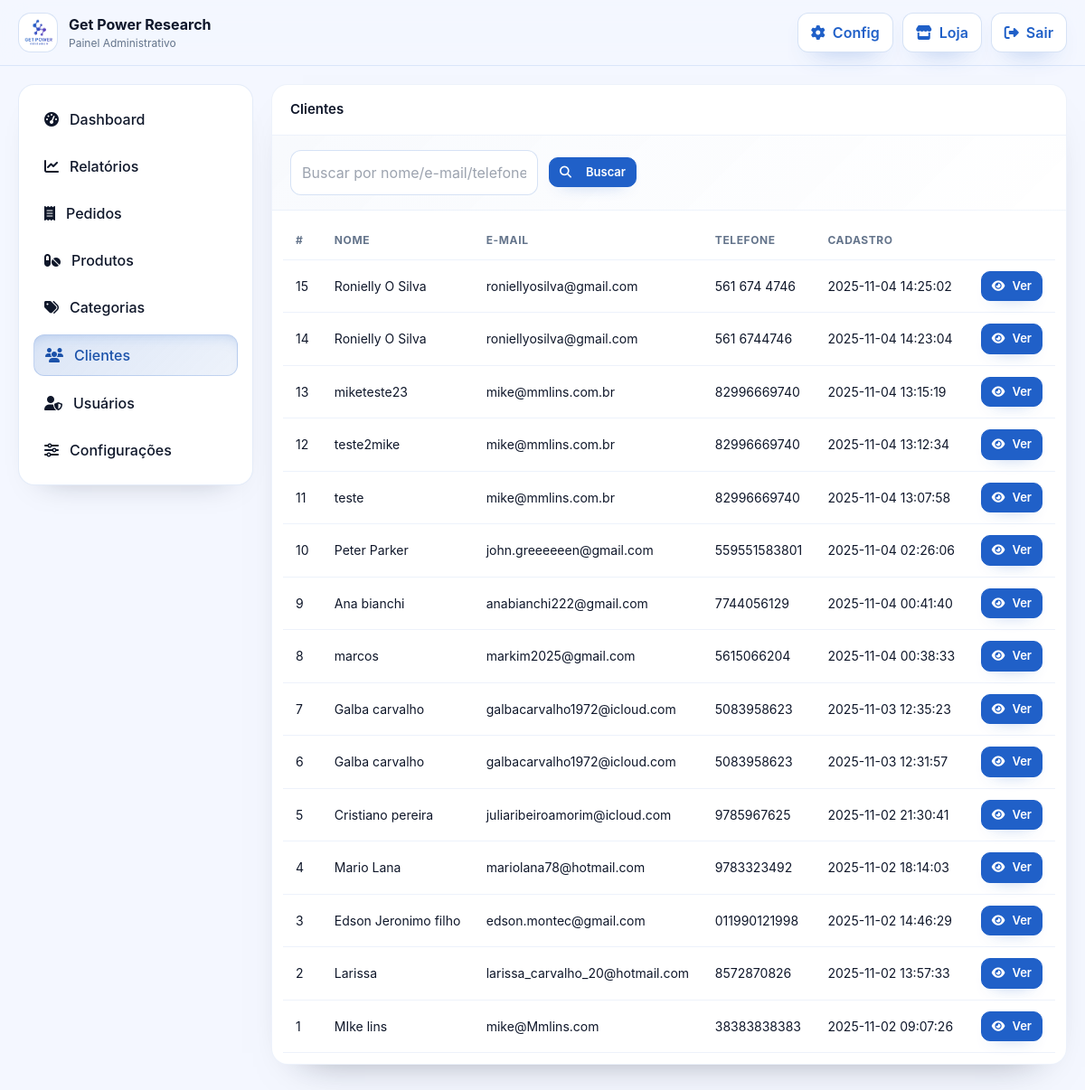
The app's page /customers.php (signed in) with its own data.
### tables this page shows
CREATE TABLE `settings` (
  `id` int(10) UNSIGNED NOT NULL,
  `skey` varchar(191) NOT NULL,
  `svalue` longtext NOT NULL,
  `updated_at` timestamp NOT NULL DEFAULT current_timestamp() ON UPDATE current_timestamp()
);

CREATE TABLE `customers` (
  `id` int(11) NOT NULL,
  `name` varchar(190) DEFAULT NULL,
  `email` varchar(190) DEFAULT NULL,
  `phone` varchar(60) DEFAULT NULL,
  `address` varchar(255) DEFAULT NULL,
  `city` varchar(100) DEFAULT NULL,
  `state` varchar(50) DEFAULT NULL,
  `zipcode` varchar(20) DEFAULT NULL,
  `country` varchar(50) DEFAULT 'BR',
  `created_at` timestamp NULL DEFAULT current_timestamp()
);

### bootstrap.php (called while the page is built, shortened)
<?php
if (!function_exists('cache_busted_url')) {
  function cache_busted_url(string $path): string {
    $trimmed = trim($path);
    $absolute = __DIR__ . '/' . ltrim($trimmed, '/');
    $version = is_file($absolute) ? filemtime($absolute) : time();
    $separator = strpos($trimmed, '?') !== false ? '&' : '?';
    return $trimmed . $separator . 'v=' . $version;
  }
}
if (!function_exists('asset_url')) {
  function asset_url($rel){
    $clean = ltrim((string)$rel, '/');
    if (function_exists('cache_busted_url')) {
      return cache_busted_url($clean);
    }
    $abs = __DIR__ . '/' . $clean;
    $v = is_file($abs) ? filemtime($abs) : time();
    $sep = (strpos($clean,'?')!==false) ? '&' : '?';
    return $clean . $sep . 'v=' . $v;
  }
}

### lib/utils.php (called while the page is built, shortened)
<?php
if (!function_exists('setting_get')) {
    function setting_get(string $key, $default = null) {
        try {
            $pdo = db();
            $stmt = $pdo->prepare('SELECT svalue FROM settings WHERE skey = ?');
            $stmt->execute([$key]);
            $value = $stmt->fetchColumn();
            return $value;
        } catch (Throwable $e) {
            return $default;
        }
    }
}
if (!function_exists('sanitize_html')) {
    function sanitize_html($html) {
        return htmlspecialchars((string)$html, ENT_QUOTES | ENT_HTML5, 'UTF-8');
    }
}
if (!function_exists('find_logo_path')) {
    function find_logo_path(): ?string {
        $cfgLogo = function_exists('setting_get') ? setting_get('store_logo_url') : null;
        if ($cfgLogo) {
            return ltrim((string)$cfgLogo, '/');
        }
        return null;
    }
}

### customers.php (the view, shortened to what this page needs)
<?php
require __DIR__.'/bootstrap.php';
require __DIR__.'/lib/utils.php';
require __DIR__.'/admin_layout.php';
$pdo = db();
admin_header('Clientes');
$q = trim((string)($_GET['q'] ?? ''));
$w=' WHERE 1=1 '; $p=[];
$st=$pdo->prepare("SELECT id,name,email,phone,created_at FROM customers $w ORDER BY id DESC LIMIT 200");
$st->execute($p);
echo '<div class="card"><div class="card-title">Clientes</div>';
echo '<div class="card-toolbar">';
echo '  <form class="search-form" method="get">';
echo '    <input class="input" name="q" value="'.sanitize_html($q).'" placeholder="Buscar por nome/e-mail/telefone">';
echo '    <button class="btn btn-primary btn-sm" type="submit"><i class="fa-solid fa-magnifying-glass mr-2"></i>Buscar</button>';
echo '  </form>';
echo '</div>';
echo '<div class="p-3 overflow-x-auto"><table class="table"><thead><tr><th>#</th><th>Nome</th><th>E-mail</th><th>Telefone</th><th>Cadastro</th><th></th></tr></thead><tbody>';
foreach($st as $c){
  echo '<tr>';
  echo '<td>'.(int)$c['id'].'</td>';
  echo '<td>'.sanitize_html($c['name']).'</td>';
  echo '<td>'.sanitize_html($c['email']).'</td>';
  echo '<td>'.sanitize_html($c['phone']).'</td>';
  echo '<td>'.sanitize_html($c['created_at'] ?? '').'</td>';
  echo '<td><div class="action-buttons"><a class="btn btn-alt btn-sm" href="customers.php?action=view&id='.(int)$c['id'].'"><i class="fa-solid fa-eye"></i> Ver</a></div></td>';
  echo '</tr>';
}
echo '</tbody></table></div></div>';
admin_footer();

### admin_layout.php (shortened to what this page needs)
<?php
function admin_header($title='Admin'){
  $store = setting_get('store_name', (cfg()['store']['name'] ?? 'Get Power Research'));
  $fullLogoPath = find_logo_path();
  $logoUrl = $fullLogoPath ? '/' . ltrim($fullLogoPath, '/') : null;
  echo '<!doctype html><html lang="pt-br"><head><meta charset="utf-8">';
  echo '<script src="https://cdn.tailwindcss.com"></script>';
  echo '<link rel="stylesheet" href="https://cdnjs.cloudflare.com/ajax/libs/font-awesome/6.5.0/css/all.min.css">';
  $css = function_exists('asset_url') ? asset_url('assets/admin.css') : 'assets/admin.css';
  echo '<link rel="stylesheet" href="'.$css.'">';
  echo '</head><body>';
  echo '<header class="admin-top"><div class="wrap">';
  $logoHtml = $logoUrl
    ? '<div class="logo img"><img src="'.sanitize_html($logoUrl).'" alt="Logo" class="logo-img"></div>'
    : '<div class="logo icon"><i class="fa-solid fa-capsules"></i></div>';
  echo '<div class="brand">'.$logoHtml.'<div><div class="name">'.sanitize_html($store).'</div><div class="sub">Painel Administrativo</div></div></div>';
  echo '<div class="actions">';
  echo '<a class="btn btn-ghost" href="admin.php?route=settings"><i class="fa-solid fa-gear"></i><span>Config</span></a>';
  echo '<a class="btn btn-ghost" href="index.php" target="_blank"><i class="fa-solid fa-store"></i><span>Loja</span></a>';
  echo '<a class="btn btn-ghost" href="admin.php?route=logout"><i class="fa-solid fa-right-from-bracket"></i><span>Sair</span></a>';
  echo '</div></div></header>';
  echo '<div class="admin-grid"><aside class="admin-side"><nav>';
  $cur = basename($_SERVER['SCRIPT_NAME']);
  echo '<a class="'.($cur==='dashboard.php'?'active':'').'" href="dashboard.php"><i class="fa-solid fa-gauge-high"></i>Dashboard</a>';
  echo '<a class="'.($cur==='reports.php'?'active':'').'" href="reports.php"><i class="fa-solid fa-chart-line"></i>Relatórios</a>';
  echo '<a class="'.($cur==='orders.php'?'active':'').'" href="orders.php"><i class="fa-solid fa-receipt"></i>Pedidos</a>';
  echo '<a class="'.($cur==='products.php'?'active':'').'" href="products.php"><i class="fa-solid fa-pills"></i>Produtos</a>';
  echo '<a class="'.($cur==='categories.php'?'active':'').'" href="categories.php"><i class="fa-solid fa-tags"></i>Categorias</a>';
  echo '<a class="'.($cur==='customers.php'?'active':'').'" href="customers.php"><i class="fa-solid fa-users"></i>Clientes</a>';
  echo '<a class="'.($cur==='users.php'?'active':'').'" href="users.php"><i class="fa-solid fa-user-shield"></i>Usuários</a>';
  echo '<a class="'.($cur==='settings.php'?'active':'').'" href="settings.php"><i class="fa-solid fa-sliders"></i>Configurações</a>';
  echo '</nav></aside><main class="admin-main">';
}
function admin_footer(){
  echo '</main></div>';
  echo '</body></html>';
}

### assets/admin.css (style rules this page uses)
:root { --bg:#f4f7ff; --fg:#0f172a; --card:#ffffff; --border:#d6e3ff; --muted:#64748b; --brand:#2060C8; --brand-600:#1b54b0; --brand-700:#16469a; --brand-50:#eef4ff; --ok:#0f9d58; --warn:#eab308; --danger:#dc2626; --radius:18px; }
html,body { background:var(--bg); color:var(--fg); font-family:Inter,ui-sans-serif,system-ui,-apple-system,BlinkMacSystemFont,"Segoe UI",Roboto,Helvetica,Arial; min-height:100%; }
a { color:var(--brand-600);text-decoration:none }
.wrap { max-width:1200px;margin:0 auto;padding:0 20px }
.admin-top { position:sticky; top:0; z-index:50; background:rgba(244,247,255,.85); backdrop-filter:saturate(180%) blur(14px); border-bottom:1px solid rgba(32,96,200,.12); }
.admin-top .wrap { display:flex;align-items:center;justify-content:space-between;padding:14px 20px }
.brand { display:flex;align-items:center;gap:12px }
.logo { width:44px; height:44px; border-radius:14px; display:grid; place-items:center; background:linear-gradient(135deg,var(--brand),var(--brand-600)); color:#fff; font-size:18px; }
.logo.img { background:#fff; border:1px solid rgba(32,96,200,.18); padding:4px; }
.logo-img { width:100%; height:100%; object-fit:contain; border-radius:10px; }
.brand .name { font-weight:700;font-size:1rem }
.brand .sub { font-size:12px;color:var(--muted) }
.actions { display:flex;gap:10px;flex-wrap:wrap }
.btn { display:inline-flex; align-items:center; gap:8px; padding:9px 14px; border-radius:12px; border:1px solid transparent; font-weight:600; transition:all .2s ease; background:var(--brand); color:#fff; border-color:var(--brand); box-shadow:0 12px 28px -18px rgba(32,96,200,.8); cursor:pointer; }
.btn.btn-sm { padding:6px 11px; font-size:13px; border-radius:10px; box-shadow:0 8px 18px -14px rgba(32,96,200,.8); }
.btn-primary { background:var(--brand); color:#fff; box-shadow:0 8px 18px -12px rgba(32,96,200,.9); }
.btn-ghost { background:#fff; border-color:rgba(32,96,200,.18); color:var(--brand-600); }
.admin-grid { display:grid; grid-template-columns:260px 1fr; gap:20px; max-width:1200px; margin:20px auto; padding:0 20px 40px; }
.admin-side nav { position:sticky; top:90px; display:flex; flex-direction:column; gap:8px; padding:16px; background:var(--card); border:1px solid rgba(32,96,200,.12); border-radius:var(--radius); box-shadow:0 18px 35px -28px rgba(15,23,42,.35); }
.admin-side nav a { padding:10px 12px; border-radius:12px; color:var(--fg); display:flex; gap:12px; align-items:center; font-weight:500; }
.admin-side nav a.active { background:linear-gradient(135deg,rgba(32,96,200,.16),rgba(32,96,200,.08)); border:1px solid rgba(32,96,200,.2); color:var(--brand-700); box-shadow:0 10px 20px -18px rgba(32,96,200,.6) inset; }
.admin-main { display:flex;flex-direction:column;gap:20px }
.card { background:var(--card); border:1px solid rgba(32,96,200,.08); border-radius:var(--radius); overflow:hidden; box-shadow:0 22px 45px -35px rgba(15,23,42,.55); }
.card-title { padding:16px 20px; border-bottom:1px solid rgba(32,96,200,.08); font-weight:600; font-size:15px; }
.card-toolbar { display:flex; flex-wrap:wrap; gap:12px; padding:16px 20px; align-items:center; justify-content:space-between; border-bottom:1px solid rgba(32,96,200,.06); background:linear-gradient(135deg,rgba(32,96,200,.03),rgba(32,96,200,.0)); }
.card-toolbar .search-form { display:flex; gap:12px; flex-wrap:wrap; align-items:center; }
.card-toolbar .search-form .input { min-width:240px; }
.action-buttons { display:flex; gap:8px; flex-wrap:wrap; justify-content:flex-end; }
.table td .action-buttons { justify-content:flex-end; }
.action-buttons .btn { min-width:44px; }
.p-3 { padding:16px }
.table { width:100%; border-collapse:separate; border-spacing:0; }
.table th,.table td { padding:12px 14px; border-bottom:1px solid rgba(32,96,200,.08); text-align:left; font-size:14px; }
.table thead th { font-size:12px; color:var(--muted); letter-spacing:.05em; text-transform:uppercase; }
.input,.select,.textarea { background:#fff; border:1px solid rgba(32,96,200,.18); border-radius:12px; padding:12px; color:var(--fg); transition:border-color .2s ease, box-shadow .2s ease; }

### records on screen
settings: svalue (picture)
settings: svalue "Get Power Research"
customers: id "15", name "Ronielly O Silva", email "roniellyosilva@gmail.com", phone "561 674 4746", created_at "2025-11-04 14:25:02"
customers: id "14", name "Ronielly O Silva", email "roniellyosilva@gmail.com", phone "561 6744746", created_at "2025-11-04 14:23:04"
customers: id "13", name "miketeste23", email "mike@mmlins.com.br", phone "82996669740", created_at "2025-11-04 13:15:19"
customers: id "12", name "teste2mike", email "mike@mmlins.com.br", phone "82996669740", created_at "2025-11-04 13:12:34"
customers: id "11", name "teste", email "mike@mmlins.com.br", phone "82996669740", created_at "2025-11-04 13:07:58"
customers: id "10", name "Peter Parker", email "john.greeeeeen@gmail.com", phone "559551583801", created_at "2025-11-04 02:26:06"
customers: id "9", name "Ana bianchi", email "anabianchi222@gmail.com", phone "7744056129", created_at "2025-11-04 00:41:40"
customers: id "8", name "marcos", email "markim2025@gmail.com", phone "5615066204", created_at "2025-11-04 00:38:33"
customers: id "7", name "Galba carvalho", email "galbacarvalho1972@icloud.com", phone "5083958623", created_at "2025-11-03 12:35:23"
customers: id "6", name "Galba carvalho", email "galbacarvalho1972@icloud.com", phone "5083958623", created_at "2025-11-03 12:31:57"
customers: id "5", name "Cristiano pereira", email "juliaribeiroamorim@icloud.com", phone "9785967625", created_at "2025-11-02 21:30:41"
customers: id "4", name "Mario Lana", email "mariolana78@hotmail.com", phone "9783323492", created_at "2025-11-02 18:14:03"
customers: id "3", name "Edson Jeronimo filho", email "edson.montec@gmail.com", phone "011990121998", created_at "2025-11-02 14:46:29"
customers: id "2", name "Larissa", email "larissa_carvalho_20@hotmail.com", phone "8572870826", created_at "2025-11-02 13:57:33"
customers: id "1", name "MIke lins", email "mike@Mmlins.com", phone "38383838383", created_at "2025-11-02 09:07:26"
